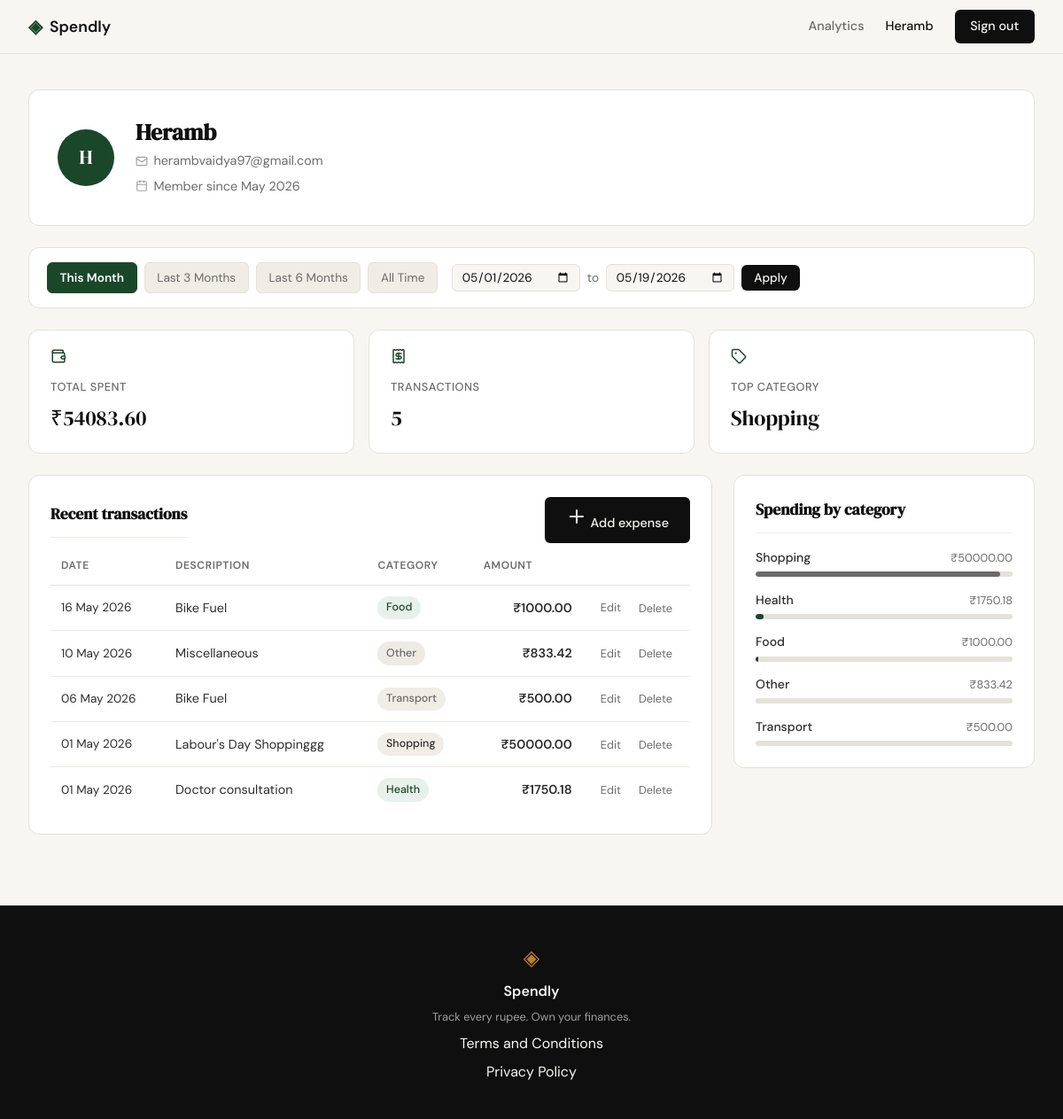
The app's page /profile?date_from=2026-05-01&date_to=2026-05-19 (signed in), older data.
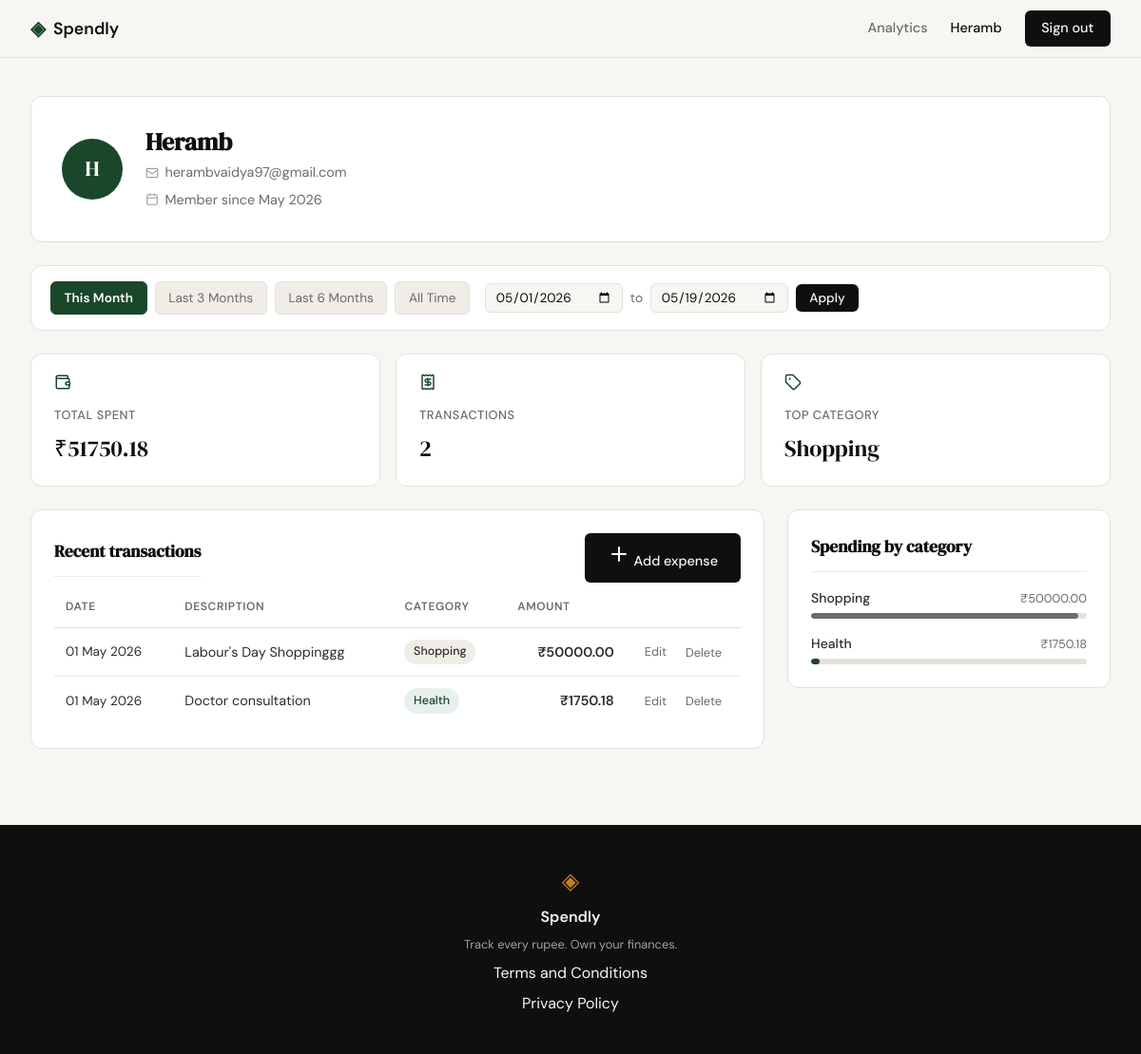
The same page, newer data.
### tables this page shows
CREATE TABLE expenses (
            id          INTEGER PRIMARY KEY AUTOINCREMENT,
            user_id     INTEGER NOT NULL,
            amount      REAL    NOT NULL,
            category    TEXT    NOT NULL,
            date        TEXT    NOT NULL,
            description TEXT,
            created_at  TEXT    DEFAULT (datetime('now')),
            FOREIGN KEY (user_id) REFERENCES users(id)
        );

### app.py (the view)
@app.route("/profile")
def profile():
    if not session.get("user_id"):
        return redirect(url_for("login"))
    date_from = _parse_date(request.args.get("date_from", ""))
    date_to = _parse_date(request.args.get("date_to", ""))
    if date_from and date_to and date_from > date_to:
        flash("Start date must be before end date.", "warning")
        date_from = date_to = None
    today = date.today()
    today_str = today.isoformat()
    preset_starts = {
        "this_month":    _month_start(today, 0).isoformat(),
        "last_3_months": _month_start(today, 3).isoformat(),
        "last_6_months": _month_start(today, 6).isoformat(),
    }
    active_preset = "all_time"
    if date_from and date_to:
        for key, start_iso in preset_starts.items():
            if date_from.isoformat() == start_iso and date_to.isoformat() == today_str:
                active_preset = key
                break
        else:
            active_preset = "custom"
    date_from_iso = date_from.isoformat() if date_from else None
    date_to_iso = date_to.isoformat() if date_to else None
    user_id = session["user_id"]
    user = get_user_by_id(user_id)
    stats = get_summary_stats(user_id, date_from=date_from_iso, date_to=date_to_iso)
    transactions = get_recent_transactions(user_id, date_from=date_from_iso, date_to=date_to_iso)
    categories = get_category_breakdown(user_id, date_from=date_from_iso, date_to=date_to_iso)
    return render_template(
        "profile.html",
        user=user, stats=stats, transactions=transactions, categories=categories,
        date_from=date_from_iso or "",
        date_to=date_to_iso or "",
        active_preset=active_preset,
        preset_starts=preset_starts,
        today_str=today_str,
        csrf_token=_get_csrf_token(),
    )

### app.py (called while the page is built)
def _parse_date(val):
    try:
        return datetime.strptime(val, "%Y-%m-%d").date() if val else None
    except ValueError:
        return None

def _month_start(today, months_back):
    m, y = today.month - months_back, today.year
    while m <= 0:
        m += 12
        y -= 1
    return date(y, m, 1)

def _get_csrf_token():
    if "csrf_token" not in session:
        session["csrf_token"] = secrets.token_hex(32)
    return session["csrf_token"]

### database/db.py (called while the page is built)
def get_db():
    conn = sqlite3.connect(DB_PATH)
    conn.row_factory = sqlite3.Row
    conn.execute("PRAGMA foreign_keys = ON")
    return conn

### database/queries.py (called while the page is built)
def _date_filter(date_from, date_to):
    if date_from and date_to:
        return " AND date BETWEEN ? AND ?", (date_from, date_to)
    return "", ()

### templates/profile.html (shortened to what the changed rows need)
{% extends "base.html" %}
{% block content %}
<div class="profile-page">
    <div class="profile-hero">
        <div class="profile-hero-info">
            <h1 class="profile-name">{{ user.name }}</h1>
        </div>
    </div>
    <div class="profile-stats">
        <div class="profile-stat-card">
            <div class="profile-stat-icon"><i data-lucide="wallet"></i></div>
            <span class="profile-stat-label">Total spent</span>
            <span class="profile-stat-value">{{ stats.total_spent }}</span>
        </div>
        <div class="profile-stat-card">
            <div class="profile-stat-icon"><i data-lucide="receipt"></i></div>
            <span class="profile-stat-label">Transactions</span>
            <span class="profile-stat-value">{{ stats.transaction_count }}</span>
        </div>
        <div class="profile-stat-card">
            <div class="profile-stat-icon"><i data-lucide="tag"></i></div>
            <span class="profile-stat-label">Top category</span>
            <span class="profile-stat-value">{{ stats.top_category }}</span>
        </div>
    </div>
    <div class="profile-grid">
        <div class="profile-section">
            <div class="profile-section-header">
                <h2 class="profile-section-title">Recent transactions</h2>
            </div>
            <div class="profile-table-wrap">
                <table class="profile-table">
                    <thead>
                        <tr>
                            <th>Date</th>
                            <th>Description</th>
                            <th>Category</th>
                            <th class="amount-cell">Amount</th>
                            <th class="tx-actions"></th>
                        </tr>
                    </thead>
                    <tbody>
                        {% for tx in transactions %}
                        <tr>
                            <td class="tx-date">{{ tx.date }}</td>
                            <td>{{ tx.description }}</td>
                            <td>
                                <span class="cat-badge cat-badge--{{ tx.category | lower }}">
                                    {{ tx.category }}
                                </span>
                            </td>
                            <td class="amount-cell">{{ tx.amount }}</td>
                            <td class="tx-actions">
                                <a href="{{ url_for('edit_expense', id=tx.id) }}" class="tx-action-link">Edit</a>
                                <form method="POST" action="{{ url_for('delete_expense', id=tx.id) }}">
                                    <button type="submit" class="tx-action-link tx-action-link--danger"
                                            onclick="return confirm('Delete this expense?')">Delete</button>
                                </form>
                            </td>
                        </tr>
                        {% endfor %}
                    </tbody>
                </table>
            </div>
        </div>
        <div class="profile-section">
            <h2 class="profile-section-title">Spending by category</h2>
            <div class="profile-breakdown">
                {% for cat in categories %}
                <div class="cat-breakdown-row">
                    <div class="cat-row-header">
                        <span class="cat-name">{{ cat.name }}</span>
                        <span class="cat-total">{{ cat.total }}</span>
                    </div>
                    <div class="cat-bar-track">
                        <div class="cat-bar-fill cat-fill--{{ cat.name | lower }}"
                             style="width: {{ cat.pct }}%"></div>
                    </div>
                </div>
                {% endfor %}
            </div>
        </div>
    </div>
</div>
{% endblock %}

Row changes from the older to the newer data that the page shows:
removed expenses: date "16 May 2026", description "Bike Fuel", category "Food", amount "₹1000.00"
removed expenses: date "10 May 2026", description "Miscellaneous", category "Other", amount "₹833.42"
removed expenses: date "06 May 2026", description "Bike Fuel", category "Transport", amount "₹500.00"
Text that changed along with them:
{{ stats.total_spent }}: "₹54083.60" → "₹51750.18"
{{ stats.transaction_count }}: "5" → "2"
{{ cat.pct }}: 95 → 97 (drawn)
list line gone: "Food ₹1000.00"
list line gone: "Other ₹833.42"
list line gone: "Transport ₹500.00"
